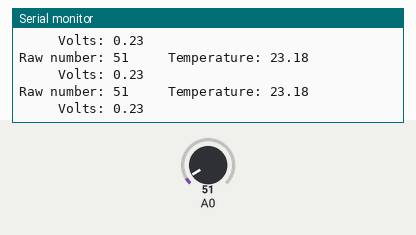
Simulated run of this sketch. Board: Arduino Uno, built with avr-gcc and run on an emulated ATmega328P. On the bench: the last lines printed to the serial monitor. The inputs (shaded band) are chosen by the test bench; at power-on: A0 = 51.

Above: at 1.3 s.
1.4 s: A0 set to 61
At 1.83 s:
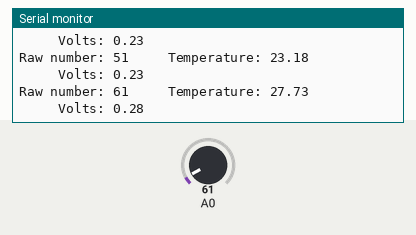
2.9 s: A0 set to 71
At 3.33 s:
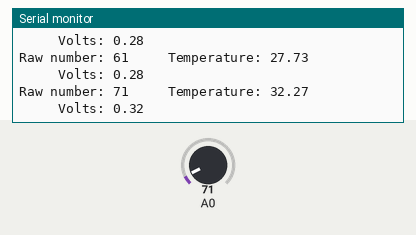
Timing chart, 0 to 5.9 s (numbered marks = the images above; inputs shaded):
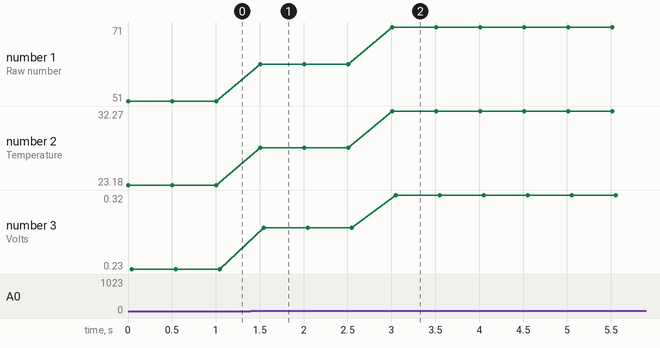

Measured:
- after the input at 1.4 s, the serial monitor: prints a new line after 0.10 s (image 1)
- after the input at 2.9 s, the serial monitor: prints a new line after 0.11 s (image 2)
- plotted number 1: 51 → 61 after the input at 1.4 s, 61 → 71 after the input at 2.9 s
- plotted number 2: 23.18 → 27.73 after the input at 1.4 s, 27.73 → 32.27 after the input at 2.9 s
- plotted number 3: 0.23 → 0.28 after the input at 1.4 s, 0.28 → 0.32 after the input at 2.9 s

The sketch:

VoltageReader_temReader_bundle.ino
```cpp
//to determine voltage of something
//connect the negative end to GND
//and the positive end to A0
//number should be accurate when powered by a Macbook Air

//WIRING: (work as a voltmeter)
// (A0)              (GND)
//  |                  |
//  |---10K RESISTOR---|
//  |                  |
// (+)---BATTERY(S)---(-)


//WIRING: (work as a temperature reader for LM35)
// (V5)     (A0)    (GND)
//  |        |        |
//  |        |        |
//  |        ^        |
// (+)----(SIGNAL)---(-)
//        --------


//don't input anything higher than 4.65v/5v

void setup() {

   Serial.begin(9600);

}

void loop() {

  int num= analogRead(A0);
  float volts = 4.65*num/1023;
  float temp = (100*volts);

  Serial.print ("Raw number: ");
  Serial.print (num);
  Serial.print ("     Temperature: "); //uncomment these two lines
  Serial.println (temp);               //to read a LM35 sensor
  Serial.print ("     Volts: ");
  Serial.println (volts);


  delay(500);
}
```
